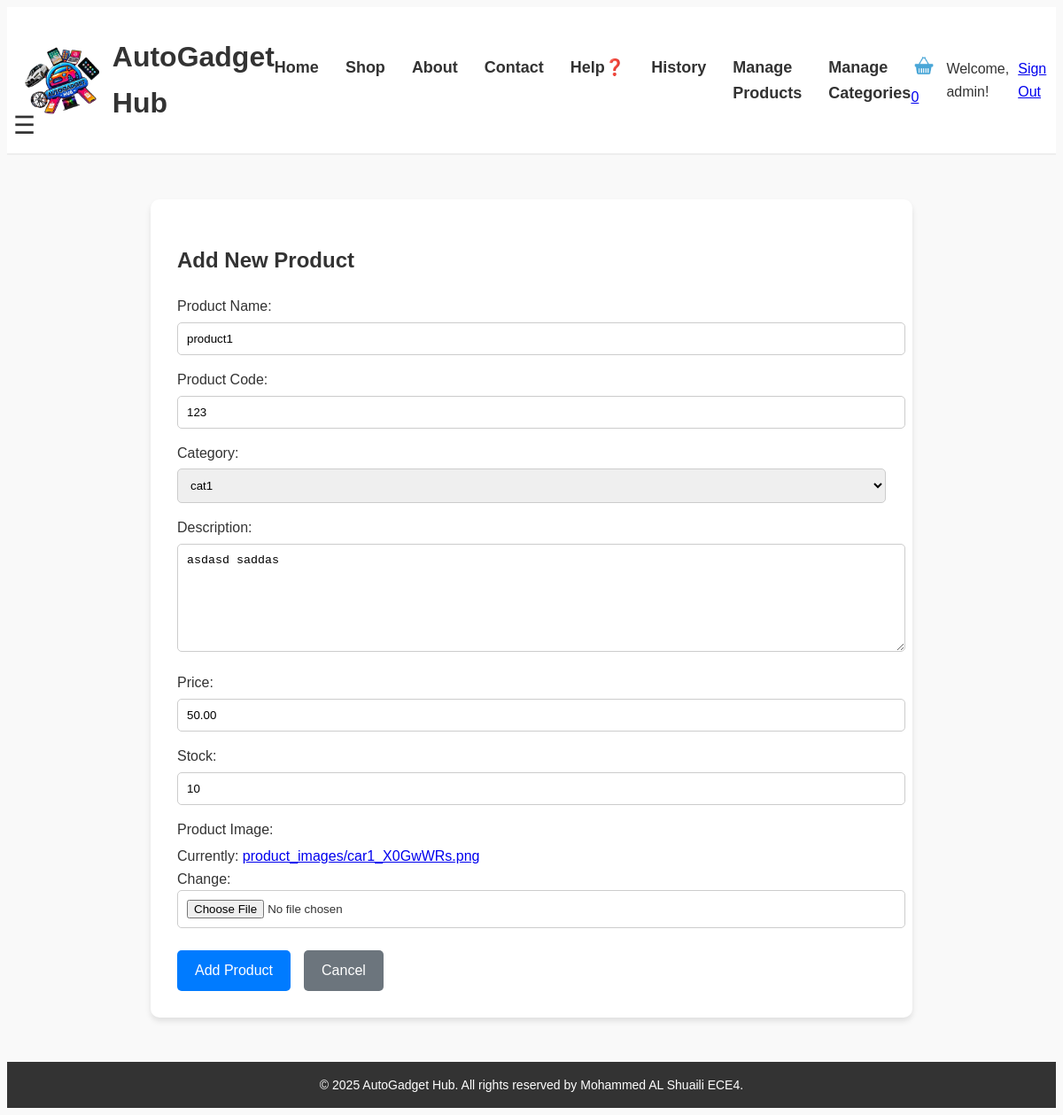
/staff/products/1/edit/ (signed in), run on an earlier commit of the app's database.
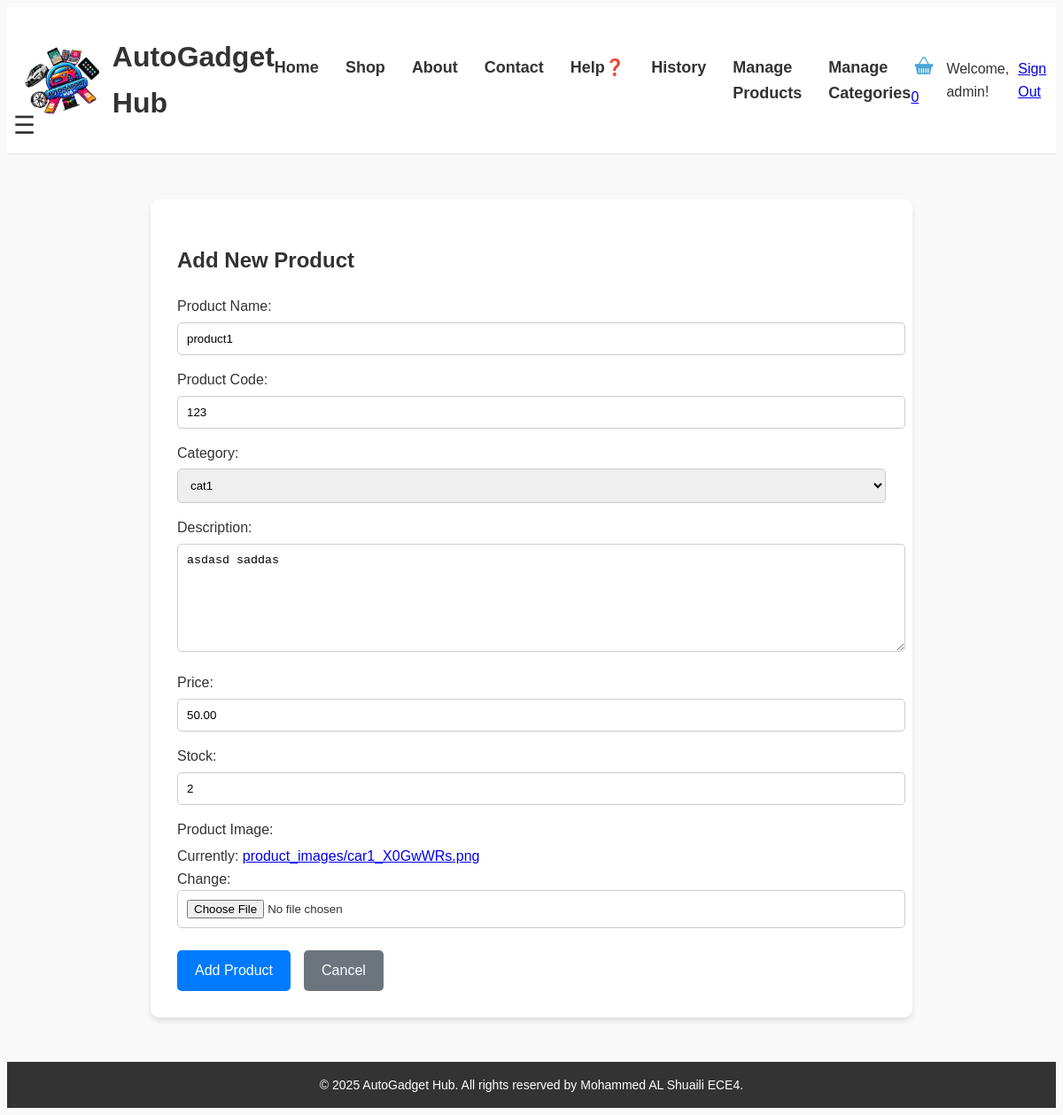
And on a later commit of the database.
### myapp/models.py (models this page shows, shortened)
class Product(models.Model):
    category = models.ForeignKey(ProductCategory, on_delete=models.SET_NULL, null=True, blank=True)  # Link to categgory
    name = models.CharField(max_length=200)  # Product's name
    description = models.TextField()  # Descripshon of the product
    product_code = models.CharField(max_length=50, unique=True)  # Unique code for idenntificashon
    image = models.ImageField(upload_to='product_images/')  # Image uplod field
    price = models.DecimalField(max_digits=10, decimal_places=2)  # Cost of the item
    stock = models.PositiveIntegerField(default=0)  # Amont in stock
    created_at = models.DateTimeField(auto_now_add=True)  # Date and time it was created

### myapp/views.py (the view)
# urls.py: path('staff/products/<int:product_id>/edit/', views.edit_product, name='edit_product'),
@staff_member_required
def edit_product(request, product_id):
    product = get_object_or_404(Product, id=product_id)
    if request.method == 'POST':
        form = ProductForm(request.POST, request.FILES, instance=product)
        if form.is_valid():
            form.save()
            messages.success(request, 'Product updated successfully')
            return redirect('manage_products')
    else:
        form = ProductForm(instance=product)
    return render(request, 'myapp/staff/product_form.html', {'form': form})

### myapp/forms.py (shortened to what this page needs)
class ProductForm(forms.ModelForm):
    class Meta:
        model = Product
        fields = ['category', 'name', 'description', 'product_code', 'image', 'price', 'stock']
        widgets = {
            'description': forms.Textarea(attrs={'rows': 3}),
            'image': forms.ClearableFileInput(),
        }
        labels = {
            'product_code': 'SKU/Product Code'
        }

### myapp/models.py (called while the page is built)
    def __str__(self):
        return self.name  # Show the name when the object is printed

### myapp/templates/myapp/staff/product_form.html (shortened to what this page needs)
{% extends "myapp/base.html" %}
{% load static %}
{% block content %}
<div class="staff-form">
    <h2>{% if product %}Edit Product{% else %}Add New Product{% endif %}</h2>
    <form method="POST" enctype="multipart/form-data" id="productForm">
        <div class="form-group">
            <label for="id_name">Product Name:</label>
            {{ form.name }}
        </div>
        <div class="form-group">
            <label for="id_product_code">Product Code:</label>
            {{ form.product_code }}
        </div>
        <div class="form-group">
            <label for="id_category">Category:</label>
            {{ form.category }}
        </div>
        <div class="form-group">
            <label for="id_description">Description:</label>
            {{ form.description }}
        </div>
        <div class="form-group">
            <label for="id_price">Price:</label>
            {{ form.price }}
        </div>
        <div class="form-group">
            <label for="id_stock">Stock:</label>
            {{ form.stock }}
        </div>
        <div class="form-group">
            <label for="id_image">Product Image:</label>
            {{ form.image }}
        </div>
        <div class="form-actions mt-4">
            <button type="submit" class="btn btn-primary">
                {% if product %}Update Product{% else %}Add Product{% endif %}
            </button>
            <a href="{% url 'manage_products' %}" class="btn btn-secondary ml-2">Cancel</a>
        </div>
    </form>
</div>
{% endblock %}

What changed in the data, as far as the page shows it:
changed Product "product1": stock "10" → "2"
